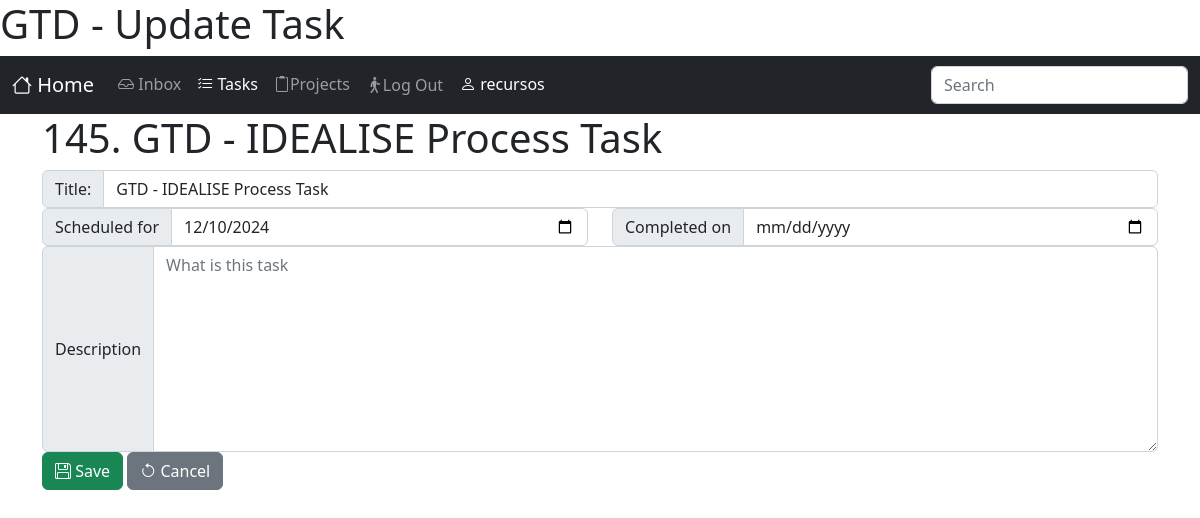
The page /tasks/task/145/update/?next=/tasks/display_tasks/ (signed in) on the database as committed earlier.
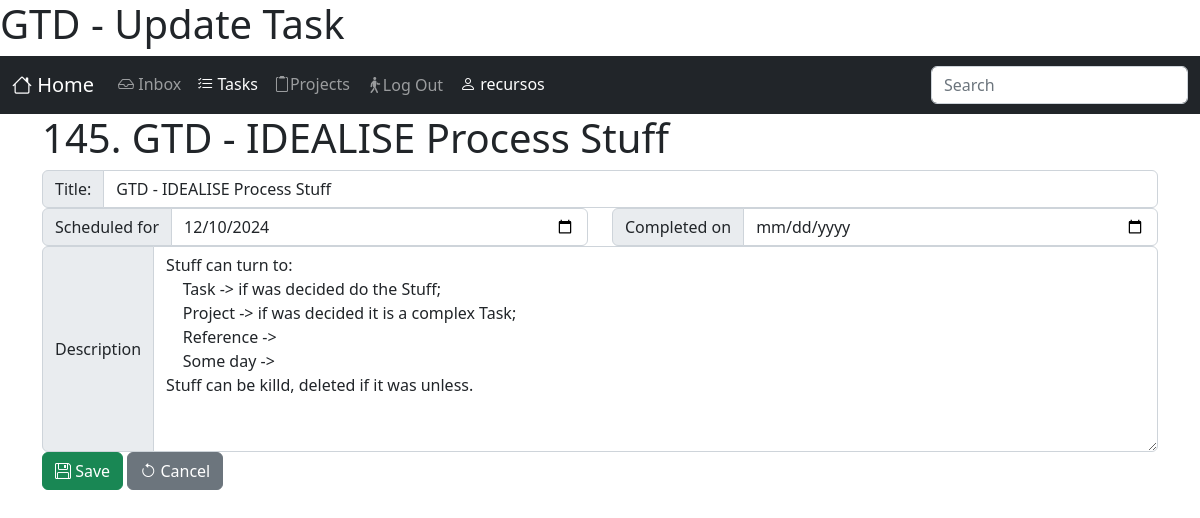
The same page on the database as committed later.
### tasks/models.py (models this page shows, shortened)
class Task(models.Model):
    TYPE_CHOICES = {
        'ST': 'Stuff',
        'TK': 'Task',
        'PJ': 'Project',
        'RF': 'Reference',
    }
    user = models.ForeignKey(settings.AUTH_USER_MODEL, verbose_name='User', on_delete=models.CASCADE)
    type = models.CharField('Type', max_length=2, choices=TYPE_CHOICES, default='TK')
    title = models.CharField("Title", max_length=160)
    description = models.TextField("description", blank=True, null=True)
    dt_scheduled = models.DateTimeField("Scheduled for", blank=True, null=True, default=defautlSchedule)
    dt_completed = models.DateTimeField("Completed on", blank=True, null=True)
    dt_canceled  = models.DateTimeField("Completed on", blank=True, null=True)
    created = models.DateTimeField('Created', auto_now_add=True, null=True)
    modified = models.DateTimeField('Modified', auto_now=True, null=True)
    class Meta:
        verbose_name = 'Task'
        verbose_name_plural = 'Tasks'
        ordering = ['user', 'dt_completed','dt_scheduled']

### tasks/views.py (the view, shortened to what this page needs)
# urls.py: path('task/<int:pk>/update/', TaskUpdateView.as_view(), name='update_task'),
class TaskUpdateView(LoginRequiredMixin, UpdateView):
    template_name = 'tasks/update_task.html'
    model = Task
    fields = ['title', 'description', 'dt_scheduled', 'dt_completed']
    def get_object(self, queryset=None):
        obj = super().get_object(queryset)
        if obj.user != self.request.user:
            raise PermissionDenied("You has no permission to edit this Task.")
        return obj

### tasks/templates/tasks/update_task.html (shortened to what this page needs)
{% extends 'core.html' %}
{% load static %}
{% block content %}
<h1>{{object.pk}}. {{object.title}}</h1>
<form class="" method="post" action="{% url 'tasks:update_task' object.pk %}">
    <fieldset>
      <div class="row form-group{% if form.title.errors %} has-error {% endif %}">
        <div class="input-group">
            <label for="id_title" class="input-group-text">Title:</label><input type="text" class="form-control" name="title" id="id_title" placeholder="Insert a task and press <ENTER>" value="{{object.title}}">
        </div>
      </div>
      <div class="row">
          <div class="col-6 form-group{% if form.dt_scheduled.errors %} has-error {% endif %}">
            <div class="input-group">
                <label for="id_dt_scheduled" class="input-group-text">Scheduled for</label><input type="date" class="form-control" name="dt_scheduled" id="id_dt_scheduled" value="{{object.dt_scheduled|date:'Y-m-d'|default:''}}" placeholder="Date">
            </div>
          </div>
          <div class="col-6 form-group{% if form.dt_completed.errors %} has-error {% endif %}">
            <div class="input-group">
                <label for="id_dt_completed" class="input-group-text">Completed on</label><input type="date" class="form-control" name="dt_completed" id="id_dt_completed" value="{{object.dt_completed|date:'Y-m-d'|default:''}}" placeholder="Date">
            </div>
          </div>
      </div>
      <div class="row form-group{% if form.description.errors %} has-error {% endif %}">
        <div class="col input-group">
            <label class="input-group-text" for="id_description">Description</label>
            <textarea class="form-control" placeholder="What is this task" id="id_description" name="description" rows="8">{{object.description|default:''}}</textarea>
        </div>
      </div>
      <div class="row">
          <div class="col">
              <button class="btn btn-success" type="submit"><i class="bi bi-floppy"></i> Save</button>
              <button class="btn btn-secondary" type="reset"><i class="bi bi-arrow-counterclockwise"></i> Cancel</button>
          </div>
      </div>
    </fieldset>
</form>
{%endblock%}

### core/templates/core.html (shortened to what this page needs)
<!DOCTYPE html>
<html lang="en">
<head>
    <link href="https://cdn.jsdelivr.net/npm/bootstrap@5.2.3/dist/css/bootstrap.min.css" rel="stylesheet">
    <link rel="stylesheet" href="https://cdn.jsdelivr.net/npm/bootstrap-icons@1.11.3/font/bootstrap-icons.min.css">
</head>
<body>
  <header>
      <h1>
      </h1>
  </header>
  <nav class="navbar navbar-expand-sm navbar-dark bg-dark">
    <div class="container-fluid">
        {% url 'index' as url %}
        <a class="navbar-brand {% if url == request.path %}active{% endif %}" href="{{url}}"><i class="bi bi-house"></i> Home</a>
        <div class="collapse navbar-collapse" id="navbarSupportedContent">
            <ul class="navbar-nav me-auto mb-2 mb-lg-0">
                {% block nav %}
                    <li class="nav-item">
                      {% url 'inbox:index' as url %}
                      <a class="nav-link {% if url in request.path %}active{% endif %}" aria-current="page" href="{{url}}"><i class="bi bi-inbox"></i> Inbox</a>
                    </li>
                    <li class="nav-item">
                      {% url 'tasks:index' as url %}
                      <a class="nav-link {% if url in request.path %}active{% endif %}" aria-current="page" href="{{url}}"><i class="bi bi-list-check"></i> Tasks</a>
                    </li>
                    <li class="nav-item">
                        {% url 'projects:index' as url %}
                        <a class="nav-link {% if url in request.path %}active{% endif %}" aria-current="page" href="{{url}}"><i class="bi bi-clipboard2"></i>Projects</a>
                    </li>
                {% endblock %}
                {% if user.is_authenticated %}
                    <li class="nav-item">
                        {% url 'logout' as url %}
                        <form action="{{url}}" method="post">{% csrf_token %}<button type="submit" class="nav-link {% if url in request.path %}active{% endif %} btn btn-link" aria-current="page"><i class="bi bi-person-walking"></i>Log Out</button></form>
                    </li>
                    <li class="nav-item">
                      <a class="nav-link active" aria-current="page" href="#"><i class="bi bi-person"></i> {{ user.username }}</a>
                    </li>
                {% endif %}
            </ul>
            <form role="search">
                <input class="form-control" type="search" placeholder="Search" aria-label="Search">
            </form>
        </div>
    </div>
  </nav>
  <main class="container">
    {% block content %}{% endblock %}
  </main>
</body>
</html>

Rows that differ between the two databases and show on the page:
changed Task id 145: title "GTD - IDEALISE Process Task" → "GTD - IDEALISE Process Stuff"; description (not shown) → "Stuff can turn to: Task -> if was decided do the Stuff; Project -> if was decided it is a complex Task; Reference -> Some day -> Stuff can be killd, deleted if it was unless."
